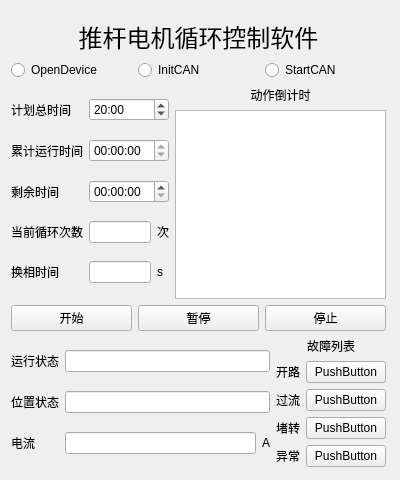
<?xml version="1.0" encoding="UTF-8"?>
<ui version="4.0">
 <class>Form</class>
 <widget class="QWidget" name="Form">
  <property name="geometry">
   <rect>
    <x>0</x>
    <y>0</y>
    <width>400</width>
    <height>480</height>
   </rect>
  </property>
  <property name="minimumSize">
   <size>
    <width>400</width>
    <height>480</height>
   </size>
  </property>
  <property name="maximumSize">
   <size>
    <width>400</width>
    <height>480</height>
   </size>
  </property>
  <property name="windowTitle">
   <string>推杆电机控制程序</string>
  </property>
  <widget class="QWidget" name="">
   <property name="geometry">
    <rect>
     <x>11</x>
     <y>19</y>
     <width>375</width>
     <height>448</height>
    </rect>
   </property>
   <layout class="QVBoxLayout" name="verticalLayout_2">
    <item>
     <widget class="QLabel" name="label_16">
      <property name="font">
       <font>
        <pointsize>18</pointsize>
       </font>
      </property>
      <property name="text">
       <string>推杆电机循环控制软件</string>
      </property>
      <property name="alignment">
       <set>Qt::AlignCenter</set>
      </property>
     </widget>
    </item>
    <item>
     <layout class="QHBoxLayout" name="horizontalLayout">
      <item>
       <widget class="QRadioButton" name="radioButtonOpenDevice">
        <property name="text">
         <string>OpenDevice</string>
        </property>
       </widget>
      </item>
      <item>
       <widget class="QRadioButton" name="radioButtonInitCAN">
        <property name="text">
         <string>InitCAN</string>
        </property>
       </widget>
      </item>
      <item>
       <widget class="QRadioButton" name="radioButtonStartCAN">
        <property name="text">
         <string>StartCAN</string>
        </property>
       </widget>
      </item>
     </layout>
    </item>
    <item>
     <layout class="QGridLayout" name="gridLayout_4">
      <item row="1" column="1">
       <widget class="QTextBrowser" name="textBrowserCountDown">
        <property name="midLineWidth">
         <number>1</number>
        </property>
       </widget>
      </item>
      <item row="0" column="1">
       <widget class="QLabel" name="label_15">
        <property name="text">
         <string>动作倒计时</string>
        </property>
        <property name="alignment">
         <set>Qt::AlignCenter</set>
        </property>
       </widget>
      </item>
      <item row="0" column="0" rowspan="2">
       <layout class="QGridLayout" name="gridLayout">
        <item row="0" column="0">
         <widget class="QLabel" name="label_12">
          <property name="text">
           <string>计划总时间</string>
          </property>
         </widget>
        </item>
        <item row="1" column="0">
         <widget class="QLabel" name="label_4">
          <property name="text">
           <string>累计运行时间</string>
          </property>
         </widget>
        </item>
        <item row="4" column="1">
         <widget class="QLineEdit" name="lineEditChangeTime"/>
        </item>
        <item row="2" column="0">
         <widget class="QLabel" name="label_5">
          <property name="text">
           <string>剩余时间</string>
          </property>
         </widget>
        </item>
        <item row="3" column="0">
         <widget class="QLabel" name="label">
          <property name="text">
           <string>当前循环次数</string>
          </property>
         </widget>
        </item>
        <item row="4" column="2">
         <widget class="QLabel" name="label_3">
          <property name="text">
           <string>s</string>
          </property>
         </widget>
        </item>
        <item row="4" column="0">
         <widget class="QLabel" name="label_2">
          <property name="text">
           <string>换相时间</string>
          </property>
         </widget>
        </item>
        <item row="3" column="1">
         <widget class="QLineEdit" name="lineEditCycleNum">
          <property name="readOnly">
           <bool>true</bool>
          </property>
         </widget>
        </item>
        <item row="3" column="2">
         <widget class="QLabel" name="label_18">
          <property name="text">
           <string>次</string>
          </property>
         </widget>
        </item>
        <item row="0" column="1" colspan="2">
         <widget class="QTimeEdit" name="timeEdit">
          <property name="currentSection">
           <enum>QDateTimeEdit::HourSection</enum>
          </property>
          <property name="displayFormat">
           <string>H:mm</string>
          </property>
          <property name="time">
           <time>
            <hour>20</hour>
            <minute>0</minute>
            <second>0</second>
           </time>
          </property>
         </widget>
        </item>
        <item row="1" column="1" colspan="2">
         <widget class="QTimeEdit" name="timeEditTotolTime">
          <property name="readOnly">
           <bool>true</bool>
          </property>
          <property name="currentSection">
           <enum>QDateTimeEdit::HourSection</enum>
          </property>
         </widget>
        </item>
        <item row="2" column="1" colspan="2">
         <widget class="QTimeEdit" name="timeEdit_2"/>
        </item>
       </layout>
      </item>
     </layout>
    </item>
    <item>
     <layout class="QHBoxLayout" name="horizontalLayout_2">
      <item>
       <widget class="QPushButton" name="pushButtonStart">
        <property name="text">
         <string>开始</string>
        </property>
       </widget>
      </item>
      <item>
       <widget class="QPushButton" name="pushButtonPause">
        <property name="text">
         <string>暂停</string>
        </property>
       </widget>
      </item>
      <item>
       <widget class="QPushButton" name="pushButtonStop">
        <property name="text">
         <string>停止</string>
        </property>
       </widget>
      </item>
     </layout>
    </item>
    <item>
     <layout class="QHBoxLayout" name="horizontalLayout_3">
      <item>
       <layout class="QGridLayout" name="gridLayout_2">
        <item row="0" column="0">
         <widget class="QLabel" name="label_6">
          <property name="text">
           <string>运行状态</string>
          </property>
         </widget>
        </item>
        <item row="0" column="1" colspan="2">
         <widget class="QLineEdit" name="lineEditYunxing"/>
        </item>
        <item row="1" column="0">
         <widget class="QLabel" name="label_13">
          <property name="text">
           <string>位置状态</string>
          </property>
         </widget>
        </item>
        <item row="1" column="1" colspan="2">
         <widget class="QLineEdit" name="lineEditWeizhi"/>
        </item>
        <item row="2" column="0">
         <widget class="QLabel" name="label_14">
          <property name="text">
           <string>电流</string>
          </property>
         </widget>
        </item>
        <item row="2" column="1">
         <widget class="QLineEdit" name="lineEditDianliu"/>
        </item>
        <item row="2" column="2">
         <widget class="QLabel" name="label_17">
          <property name="text">
           <string>A</string>
          </property>
         </widget>
        </item>
       </layout>
      </item>
      <item>
       <layout class="QVBoxLayout" name="verticalLayout">
        <item>
         <widget class="QLabel" name="label_7">
          <property name="text">
           <string>故障列表</string>
          </property>
          <property name="alignment">
           <set>Qt::AlignCenter</set>
          </property>
         </widget>
        </item>
        <item>
         <layout class="QGridLayout" name="gridLayout_3">
          <item row="0" column="0">
           <widget class="QLabel" name="label_8">
            <property name="text">
             <string>开路</string>
            </property>
           </widget>
          </item>
          <item row="0" column="1">
           <widget class="QPushButton" name="pushButton">
            <property name="text">
             <string>PushButton</string>
            </property>
           </widget>
          </item>
          <item row="1" column="0">
           <widget class="QLabel" name="label_9">
            <property name="text">
             <string>过流</string>
            </property>
           </widget>
          </item>
          <item row="1" column="1">
           <widget class="QPushButton" name="pushButton_2">
            <property name="text">
             <string>PushButton</string>
            </property>
           </widget>
          </item>
          <item row="2" column="0">
           <widget class="QLabel" name="label_10">
            <property name="text">
             <string>堵转</string>
            </property>
           </widget>
          </item>
          <item row="2" column="1">
           <widget class="QPushButton" name="pushButton_3">
            <property name="text">
             <string>PushButton</string>
            </property>
           </widget>
          </item>
          <item row="3" column="0">
           <widget class="QLabel" name="label_11">
            <property name="text">
             <string>异常</string>
            </property>
           </widget>
          </item>
          <item row="3" column="1">
           <widget class="QPushButton" name="pushButton_4">
            <property name="text">
             <string>PushButton</string>
            </property>
           </widget>
          </item>
         </layout>
        </item>
       </layout>
      </item>
     </layout>
    </item>
   </layout>
  </widget>
 </widget>
 <resources/>
 <connections/>
</ui>
